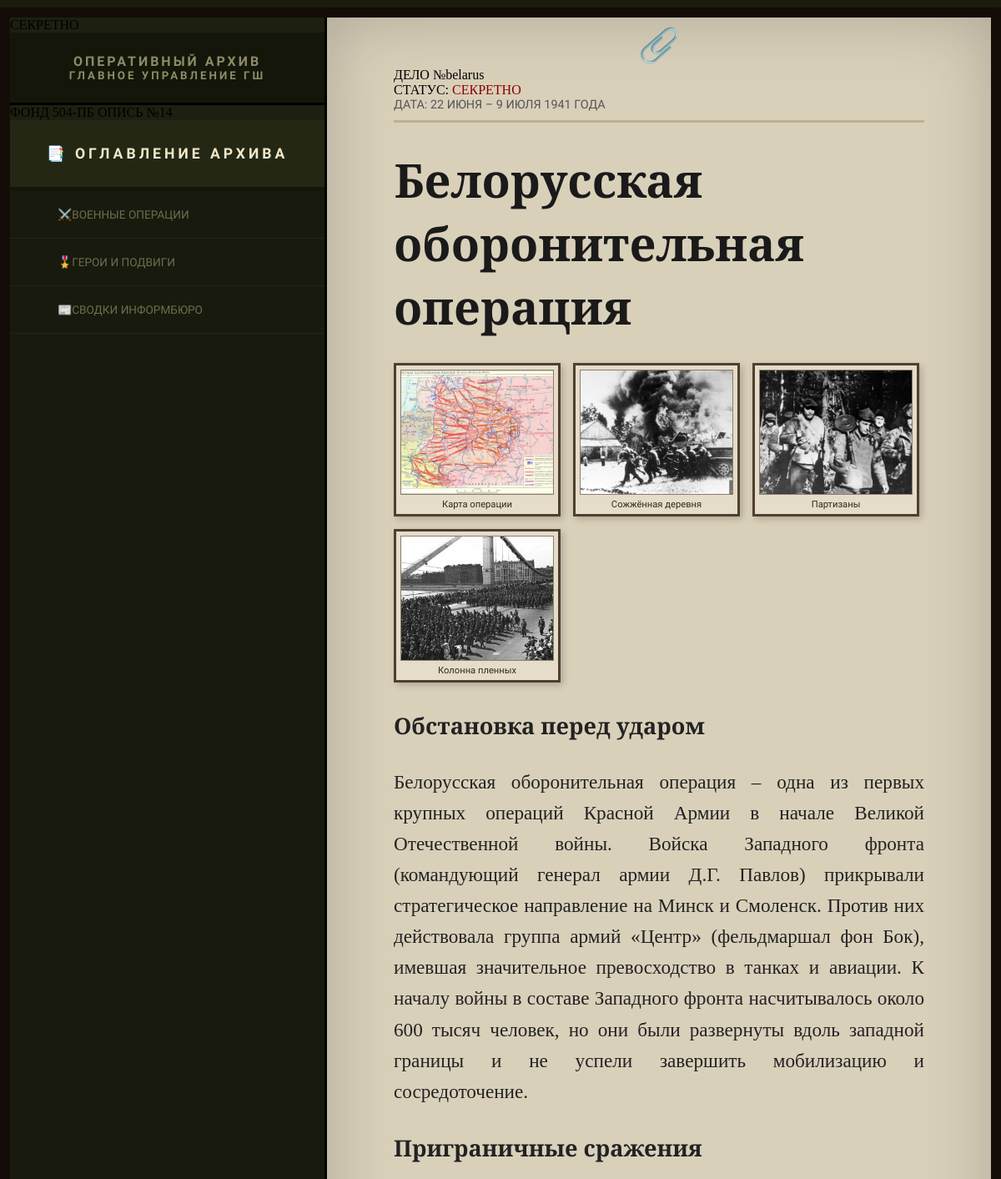
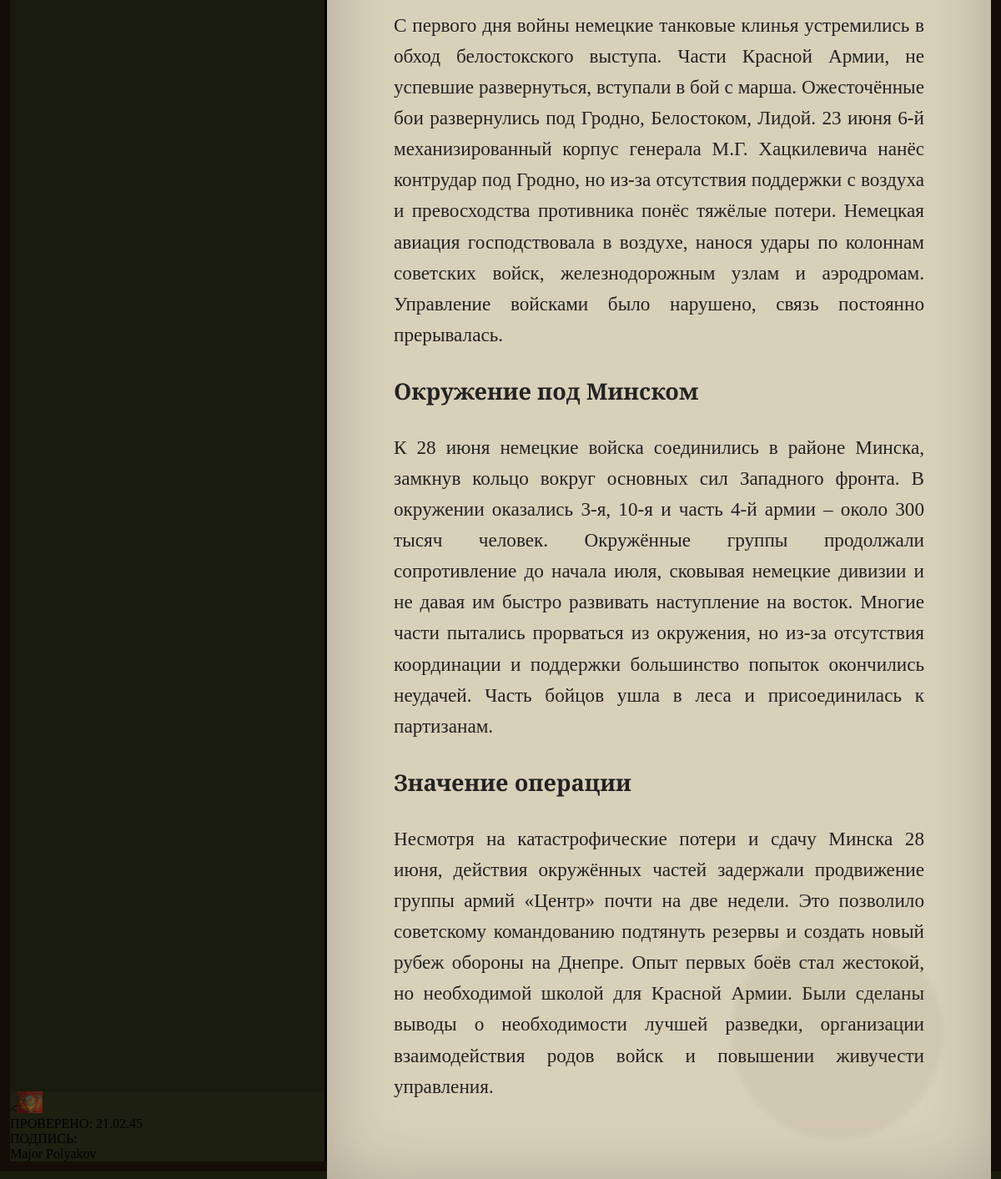
Screenshot of /topic/belarus with the database file from the repository (2 pictures, top to bottom).
### app.py (models this page shows)
class Topic(db.Model):
    id = db.Column(db.String(50), primary_key=True)
    title = db.Column(db.String(100), nullable=False)
    date = db.Column(db.String(50))
    lat = db.Column(db.Float)
    lng = db.Column(db.Float)
    text = db.Column(db.Text)
    audio = db.Column(db.String(100))
    video = db.Column(db.String(100))
    images = db.relationship('Image', backref='topic', lazy=True, cascade='all, delete-orphan')

class Image(db.Model):
    id = db.Column(db.Integer, primary_key=True)
    filename = db.Column(db.String(100), nullable=False)
    caption = db.Column(db.String(200))
    topic_id = db.Column(db.String(50), db.ForeignKey('topic.id'), nullable=False)

### app.py (the view)
@app.route('/topic/<topic_id>')
def topic_detail(topic_id):
    topic = Topic.query.get(topic_id)
    if not topic:
        abort(404)
    return render_template('operation_detail.html', topic=topic)

### app.py (called while the page is built)
@app.context_processor
def inject_current_page():
    return dict(current_page=request.path)

### templates/operation_detail.html (shortened to what this page needs)
{% extends "base.html" %}
{% block content %}
<div class="report-content">
    <div class="inventory-tag">ДЕЛО №{{ topic.id }}<br>СТАТУС: <span style="color:#8b0000;">СЕКРЕТНО</span></div>
    <span class="topic-date">ДАТА: {{ topic.date }}</span>
    <h1>{{ topic.title }}</h1>
    {% if topic.images %}
<div class="operation-gallery">
    {% for img in topic.images %}
    <div class="gallery-item">
        <a href="{{ url_for('static', filename='images/' + img.filename) }}" target="_blank">
            <img src="{{ url_for('static', filename='images/' + img.filename) }}" alt="{{ img.caption }}">
        </a>
        {% if img.caption %}
        <p>{{ img.caption }}</p>
        {% endif %}
    </div>
    {% endfor %}
</div>
{% endif %}
    <div class="main-text">{{ topic.text | safe }}</div>
    <div class="stain"></div>
</div>
{% endblock %}

### static/css/style.css (style rules this page uses)
* { box-sizing: border-box; }
html, body { margin: 0; padding: 0; width: 100%; height: 100%; background: #1a1c0e; overflow: hidden; display: flex; justify-content: center; align-items: center; }
.stain { position: absolute; bottom: -20px; right: -20px; width: 250px; height: 250px; background: rgba(84, 55, 33, 0.05); border-radius: 50%; pointer-events: none; border: 2px solid rgba(84, 55, 33, 0.03); filter: blur(3px); }
.report-content { max-width: 900px; margin: 0 auto; width: 100%; position: relative; z-index: 2; }
h1 { font-family: 'EB Garamond', serif; font-size: 3.5rem; margin: 0 0 10px 0; color: #1a1a1a; font-weight: 700; }
.topic-date { display: block; font-family: 'Special Elite', cursive; font-size: 0.9rem; color: #555; border-bottom: 3px solid #bcaf92; padding-bottom: 10px; margin-bottom: 30px; text-transform: uppercase; }
.main-text { font-family: 'EB Garamond', serif; font-size: clamp(1rem, 2.5vw, 1.45rem); line-height: 1.6; text-align: justify; color: #222; }
.operation-gallery { display: flex; flex-wrap: wrap; gap: 15px; margin: 30px 0; justify-content: flex-start; }
.gallery-item { width: 200px; border: 3px solid #4f3f2e; padding: 5px; background: #e5dcc9; box-shadow: 3px 3px 8px rgba(0,0,0,0.2); transition: transform 0.2s ease; }
.gallery-item img { width: 100%; height: 150px; object-fit: cover; border: 1px solid #8b7e6b; }
.gallery-item p { font-family: 'Special Elite', cursive; font-size: 0.7rem; text-align: center; margin: 5px 0 0; color: #2d2d1c; }

### rows the page displays
Topic: id "belarus", date "22 ИЮНЯ – 9 ИЮЛЯ 1941 ГОДА", title "Белорусская оборонительная операция", text "Обстановка перед ударом Белорусская оборонительная операция – одна из первых крупных операций Красной Армии в начале Великой Отечественной войны. Войска Западного фронта (командующий генерал армии Д.Г. Павлов) прикрывали стратегическое направление на Минск и Смоленск. Против них действовала группа армий «Центр» (фельдмаршал фон Бок), имевшая значительное превосходство в танках и авиации. К началу войны в составе Западного фронта насчитывалось около 600 тысяч человек, но они были развернуты вдоль западной границы и не успели завершить мобилизацию и сосредоточение. Приграничные сражения С первого дня войны немецкие танковые клинья устремились в обход белостокского выступа. Части Красной…"
Image: filename (picture), caption "Карта операции"
Image: filename (picture), caption "Сожжённая деревня"
Image: filename (picture), caption "Партизаны"
Image: filename (picture), caption "Колонна пленных"
